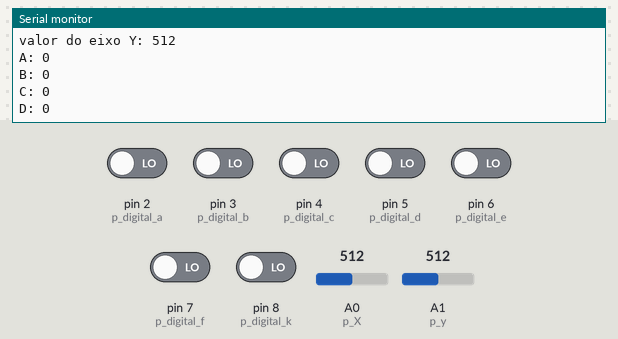
Bench run of a sketch on a simulated Arduino Uno, built with avr-gcc and run on an emulated ATmega328P. On the bench: the last lines printed to the serial monitor. Inputs (shaded band) come from the test bench; at power-on: pin 2 (p_digital_a), pin 3 (p_digital_b), pin 4 (p_digital_c), pin 5 (p_digital_d), pin 6 (p_digital_e), pin 7 (p_digital_f), pin 8 (p_digital_k) LOW, A0 (p_X) = 512, A1 (p_y) = 512.

Above: at 2.6 s.
2.7 s: A0 (p_X) set to 716
At 2.76 s:
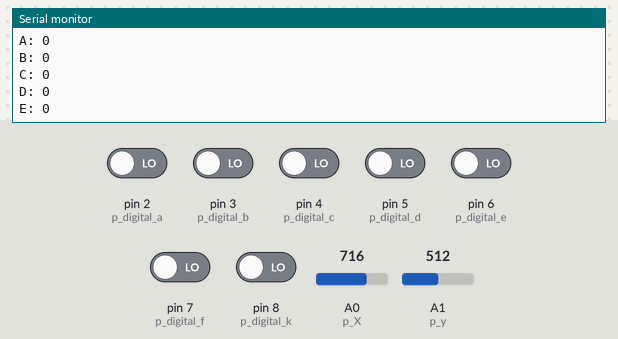
5.1 s: A1 (p_y) set to 716
At 5.16 s:
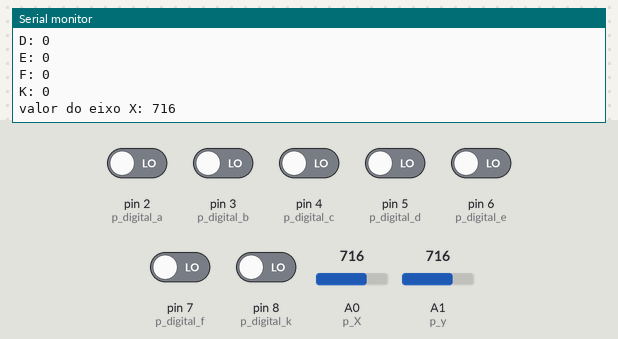
7.5 s: pin 2 (p_digital_a) driven HIGH
At 9.16 s:
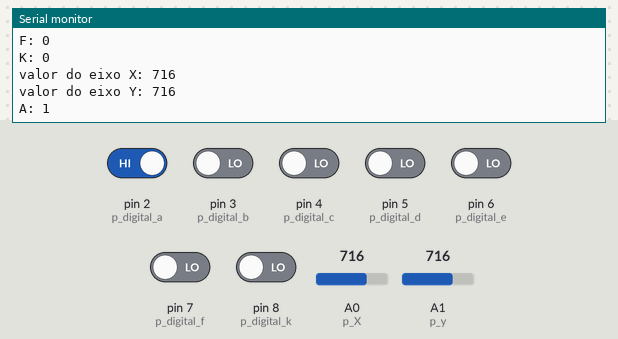
9.9 s: pin 3 (p_digital_b) driven HIGH
At 11.17 s:
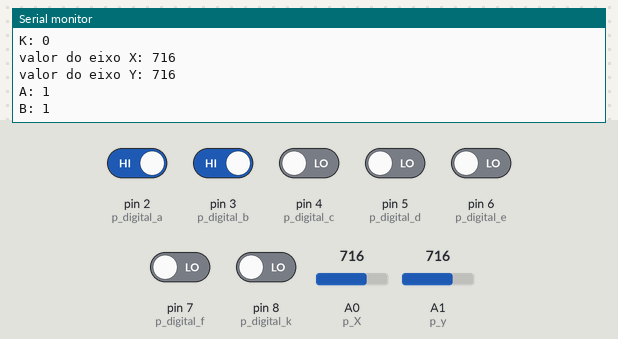
12.3 s: pin 4 (p_digital_c) driven HIGH
At 13.17 s:
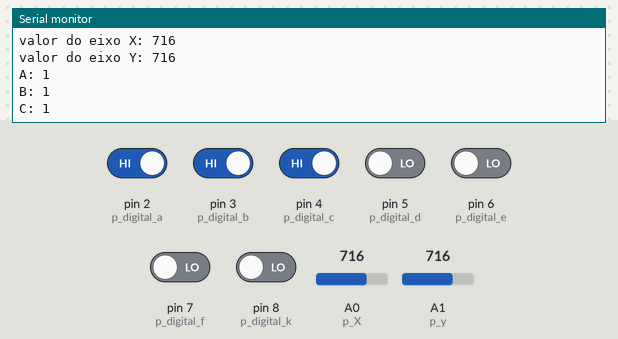
14.7 s: pin 5 (p_digital_d) driven HIGH
At 16.97 s:
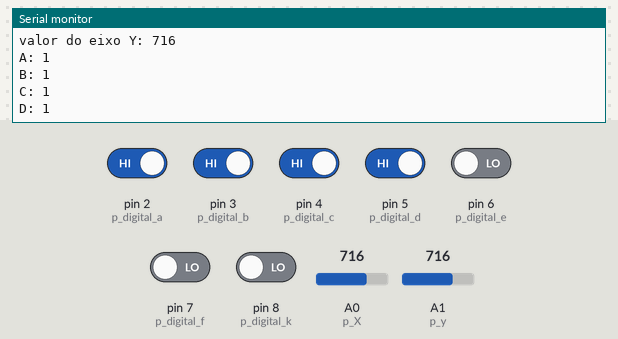

The sketch:

Joystick_2_Eixos.ino
```cpp
//Entradas digitais do controle: 2,3,4,5,6 e 7
const byte p_digital_a= 2;
const byte p_digital_b= 3;
const byte p_digital_c= 4;
const byte p_digital_d= 5;
const byte p_digital_e= 6;
const byte p_digital_f= 7;
const byte p_digital_k= 8;

//Entradas analógicos são A0 e a1;
const byte p_X = 0;
const byte p_y = 1;

//variáveis auxiliares
int valor_digital_a;
int valor_digital_b;
int valor_digital_c;
int valor_digital_d;
int valor_digital_e;
int valor_digital_f;
int valor_digital_k;
int valor_analogico_x;
int valor_analogico_y;

void setup()
{
  Serial.begin(9600);

  pinMode(p_digital_a, INPUT);
  pinMode(p_digital_b, INPUT);
  pinMode(p_digital_c, INPUT);
  pinMode(p_digital_d, INPUT);
  pinMode(p_digital_e, INPUT);
  pinMode(p_digital_f, INPUT);
  pinMode(p_digital_k, INPUT);
}

void loop()
{
  // aprensentar o valor digital
  valor_digital_a = digitalRead(p_digital_a);
  valor_digital_b = digitalRead(p_digital_b);
  valor_digital_c = digitalRead(p_digital_c);
  valor_digital_d = digitalRead(p_digital_d);
  valor_digital_e = digitalRead(p_digital_e);
  valor_digital_f = digitalRead(p_digital_f);
  valor_digital_k = digitalRead(p_digital_k);
  valor_analogico_x = analogRead(p_X);
  valor_analogico_y = analogRead(p_y);

  //escrevendo o valor digital
    Serial.print("A: ");
  Serial.println(valor_digital_a);
  delay(200);
    Serial.print("B: ");
  Serial.println(valor_digital_b);
  delay(200);
    Serial.print("C: ");
  Serial.println(valor_digital_c);
  delay(200);
    Serial.print("D: ");
  Serial.println(valor_digital_d);
  delay(200);
    Serial.print("E: ");
  Serial.println(valor_digital_e);
  delay(200);
    Serial.print("F: ");
  Serial.println(valor_digital_f);
  delay(200);
    Serial.print("K: ");
  Serial.println(valor_digital_k);
  delay(200);

  // escrevendo o valor analógico
  Serial.print("valor do eixo X: ");
  Serial.println(valor_analogico_x);
  delay(200);
  Serial.print("valor do eixo Y: ");
  Serial.println(valor_analogico_y);
  delay(200);
}
```

Measured:
- after the input at 7.5 s, the serial monitor: prints a new line after 1.5 s (image 3)
- after the input at 9.9 s, the serial monitor: prints a new line after 1.1 s (image 4)
- after the input at 12.3 s, the serial monitor: prints a new line after 0.71 s (image 5)
- after the input at 14.7 s, the serial monitor: prints a new line after 2.1 s (image 6)
